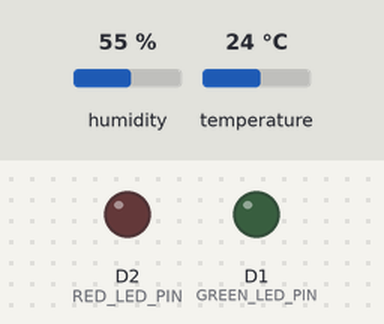
The sketch below on a simulated ESP8266 (NodeMCU). On the bench: output pins drawn as LEDs (lit = HIGH). Inputs (shaded band) come from the test bench; at power-on: humidity 55 %, temperature 24 °C. WiFi joins after 1.5 s; servers stay silent unless stated; what the sketch prints to the serial monitor is not drawn.

Above: at 1.66 s.
At 11.4 s:
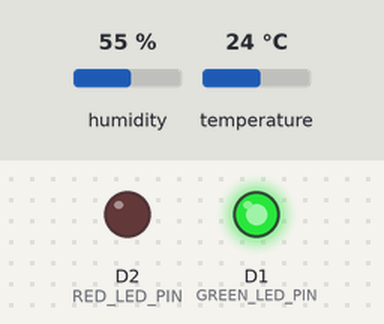
Timing chart, 0 to 12.3 s (numbered marks = the images above):
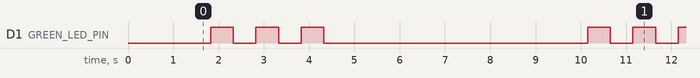

Measured:
- by itself, D1 (GREEN_LED_PIN): repeats every 8.3 s: 2 × (LOW 0.50 s, HIGH 0.50 s), LOW 5.8 s, HIGH 0.50 s
- by itself, everything shown: repeats every 8.3 s, in 6 steps

The sketch:

project_farmMate.ino
```cpp
#include <ESP8266WiFi.h>
#include <FirebaseArduino.h>
#include <DHT.h>

#define FIREBASE_HOST "fourthyearproject-2468e-default-rtdb.firebaseio.com"
#define FIREBASE_AUTH "CSqOUwaSQ4xekncvmS09WdBKasXU9ANiZtvA6s6G"
#define WIFI_SSID "Epaulette"
#define WIFI_PASSWORD "Eppaulette"
#define DHTPIN D4
#define DHTTYPE DHT11

#define GREEN_LED_PIN D1
#define RED_LED_PIN D2

DHT dht(DHTPIN, DHTTYPE);

void setup()
{
  Serial.begin(9600);
  dht.begin();

  pinMode(GREEN_LED_PIN, OUTPUT);
  pinMode(RED_LED_PIN, OUTPUT);

  WiFi.begin(WIFI_SSID, WIFI_PASSWORD);
  Serial.print("Connecting to ");
  Serial.print(WIFI_SSID);
  while (WiFi.status() != WL_CONNECTED)
  {
    Serial.print(".");
    delay(500);
  }

  Serial.println();
  Serial.print("Connected");
  Serial.print("IP Address: ");
  Serial.println(WiFi.localIP());
  Firebase.begin(FIREBASE_HOST, FIREBASE_AUTH);
}

void loop()
{
  float h = dht.readHumidity();
  float t = dht.readTemperature();

  if (isnan(h) || isnan(t))
  {
    Serial.println(F("Failed to read from DHT sensor!"));

    // Blink the red LED to indicate failure
    blinkLED(RED_LED_PIN);
    return;
  }

  Serial.print("Humidity:");
  Serial.print(h);
  String fireHumid = String(h);

  Serial.print("%  Temperature:");
  Serial.print(t);
  Serial.println("°C ");
  String fireTemp = String(t);

  Firebase.setString("/DHT11/Humidity", fireHumid);
  Firebase.setString("/DHT11/Temperature", fireTemp);

  if (Firebase.failed())
  {
    Serial.print("Pushing /logs failed:");
    Serial.println(Firebase.error());

    // Blink the red LED to indicate failure
    blinkLED(RED_LED_PIN);
    return;
  }

  // Blink the green LED to indicate success
  blinkLED(GREEN_LED_PIN);

  // Delay before the next iteration
  delay(5000);
}

void blinkLED(int pin)
{
  for (int i = 0; i < 3; i++)
  {
    digitalWrite(pin, HIGH);
    delay(500);
    digitalWrite(pin, LOW);
    delay(500);
  }
}
```
